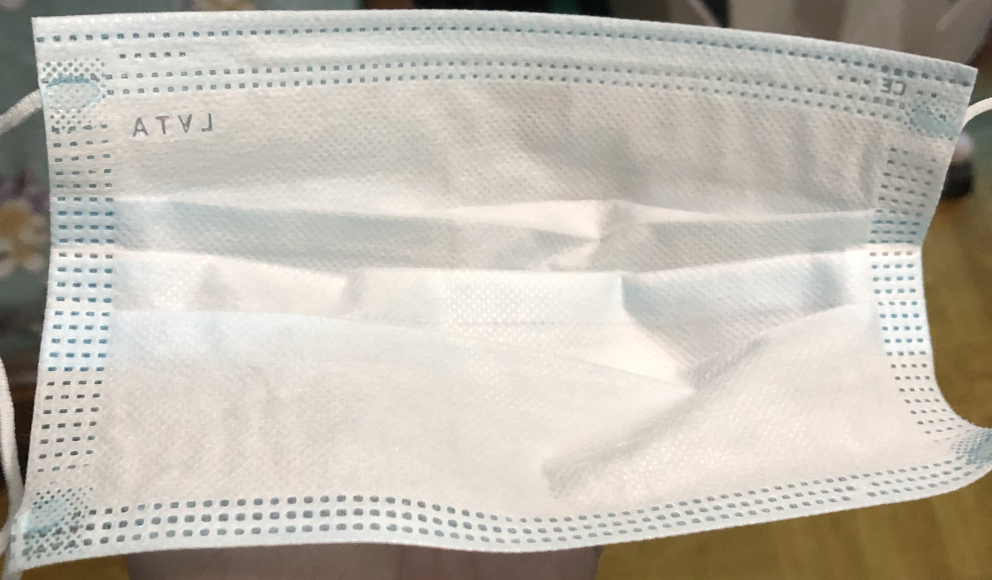
#> input picture app/data/facemask/load/clyde_IMG_2668.jpg, 2976 x 1740 px, found by its file name (shown at 1/3 size); its folder holds 4 pictures in this run
$ python AutoSizeCompression.py   (older library calls are emulated)
#> lines starting #> are read from the running program, lines starting #| are printed output that depends on the picture; long printed decimals are rounded
import os
from math import sqrt
from PIL import Image
import random
from shutil import copyfile

targetdir = "app/data/facemask/load" # directory containing the images
outputdir = "app/data/facemask/temp" # output directory (must not be same with target)

targets = os.listdir(targetdir)
for i in targets:
    if not i.endswith(".jpg") or os.path.isdir(targetdir + "/" + i):
        targets.remove(i)

if not os.path.exists(outputdir):
    os.makedirs(outputdir)

compressiontarget = 1024 # maximum length of either height or width of the image
totaltargetcount = len(targets)

def getcountstring(count: int):
    global totaltargetcount
    internal = str(count)
    while len(internal) < len(str(totaltargetcount)):
        buf = internal
        del internal
        internal = "0" + buf
        del buf
    return str("0" + internal)

count = 1

while len(targets) > 0:
    i = random.randint(0, len(targets) - 1)
    capture = Image.open(targetdir + "/" + targets[i])
#> capture is the input picture: PIL image 2976x1740 RGB; mean R, G, B 193.3, 187.7, 177.3
    height, width = capture.size
#> height = 2976; width = 1740
    ratio = min(height, width) / max(height, width)
#> ratio = 0.585
    newh = compressiontarget if height > width else compressiontarget * ratio
#> newh = 1024
    neww = compressiontarget if width > height else compressiontarget * ratio
#> neww = 598.7
    var = getcountstring(count)
    capture = capture.resize((newh, neww), Image.ANTIALIAS)
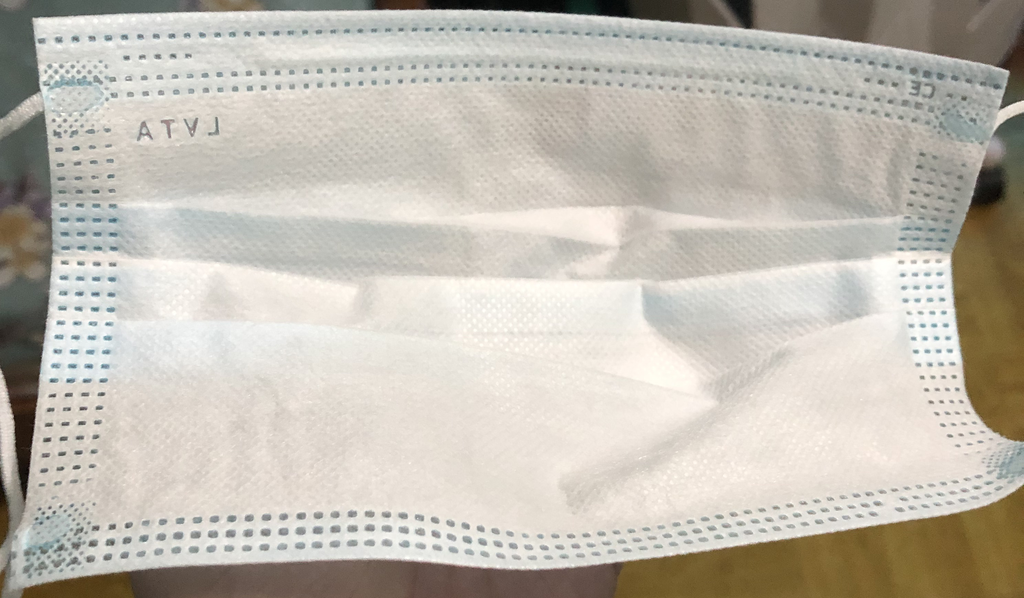
#> capture: PIL image 1024x598 RGB; mean R, G, B 193.3, 187.7, 177.3
    capture.save("{0}/lazulicross_{1}.jpg".format(outputdir, var), "JPEG")
    print("{0}: Original: {1}:{2} ({3} {4:.2f}) | Output: {5}:{6} ({7} {8:.2f}) | Verity: {9}".format(var,
                                                                                                      height, width, height * width, height / width,
                                                                                                      newh, neww, newh * neww, newh / neww,
                                                                                                      (round(height / width, 2) == round(newh / neww, 2))))
#| 01: Original: 2976:1740 (5178240 1.71) | Output: 1024:598.710 (613078.710 1.71) | Verity: True
    count += 1
    targets.pop(i)
#> pass 2 of the loop `while len(targets) > 0:`:
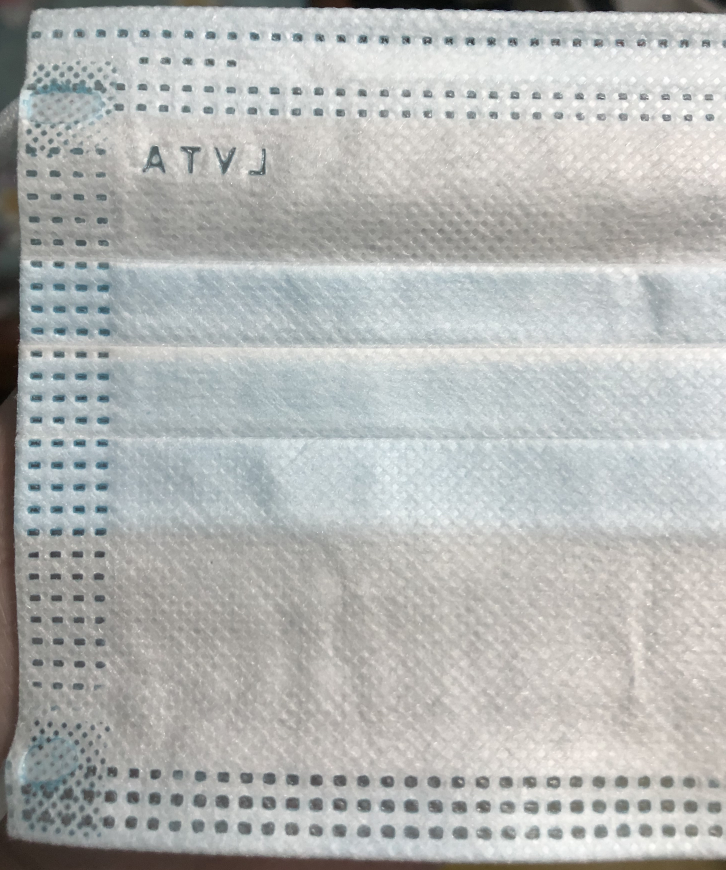
#> input picture app/data/facemask/load/clyde_IMG_2663.jpg, 2904 x 3480 px, found by its file name (shown at 1/4 size)
#> capture is the input picture: PIL image 2904x3480 RGB; mean R, G, B 180.8, 182.8, 181
#> `capture = capture.resize((newh, neww), Image.ANTIALIAS)`:
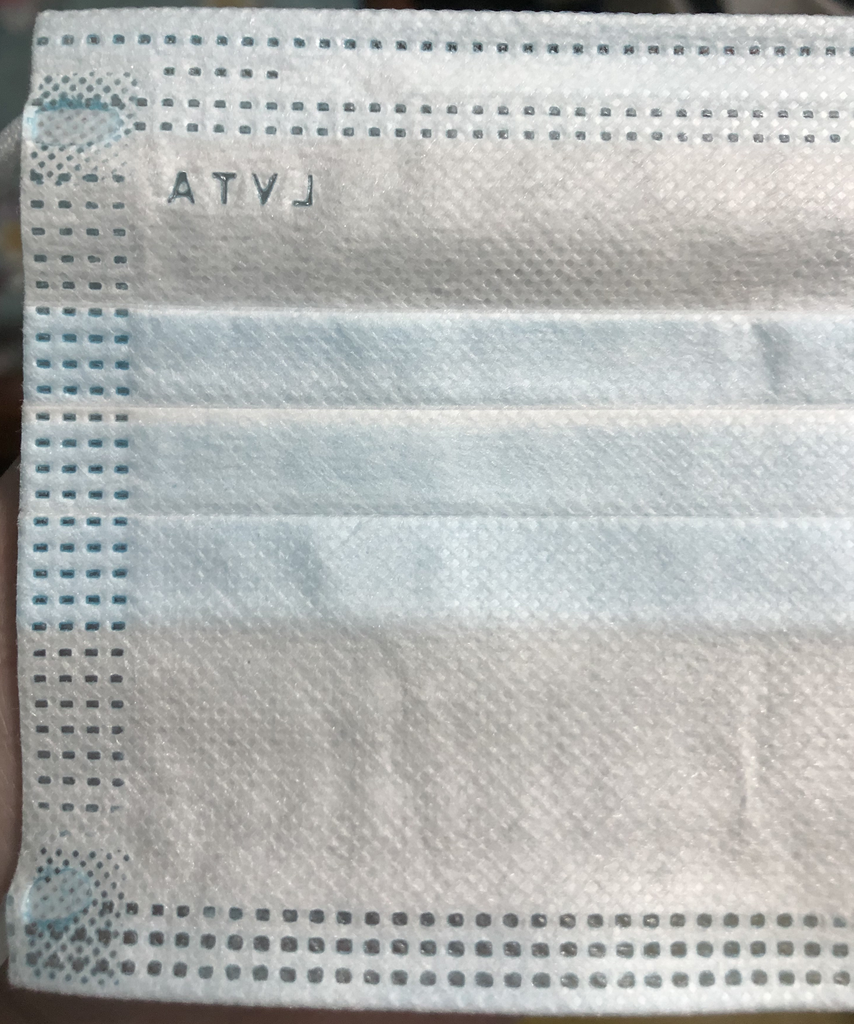
#> capture: PIL image 854x1024 RGB; mean R, G, B 180.8, 182.8, 181
#| 02: Original: 2904:3480 (10105920 0.83) | Output: 854.510:1024 (875018.593 0.83) | Verity: True
#> pass 3 of the loop `while len(targets) > 0:`:
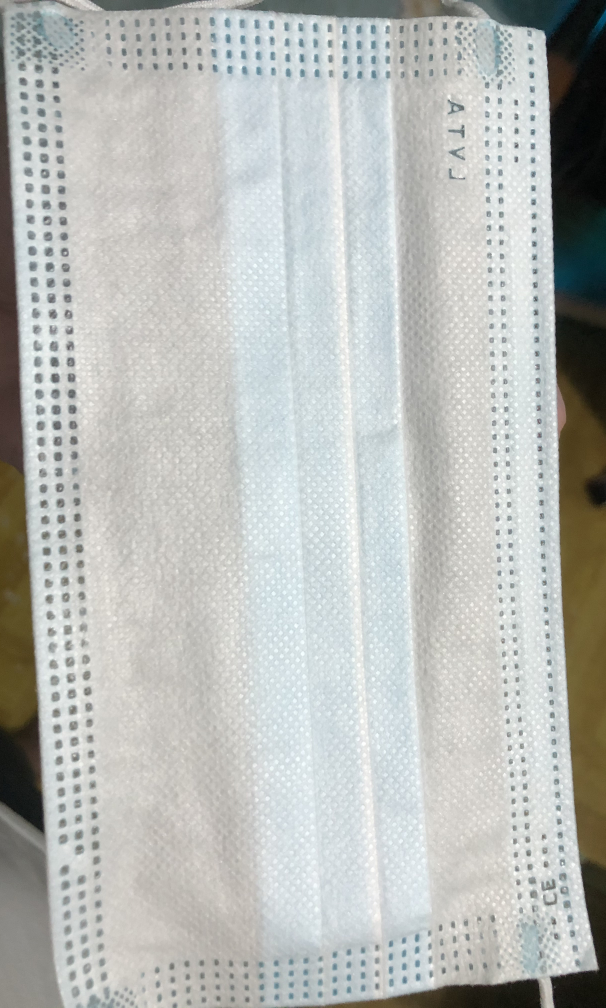
#> input picture app/data/facemask/load/clyde_IMG_2662.jpg, 2424 x 4032 px, found by its file name (shown at 1/4 size)
#> capture is the input picture: PIL image 2424x4032 RGB; mean R, G, B 184.6, 187.1, 183.8
#> `capture = capture.resize((newh, neww), Image.ANTIALIAS)`:
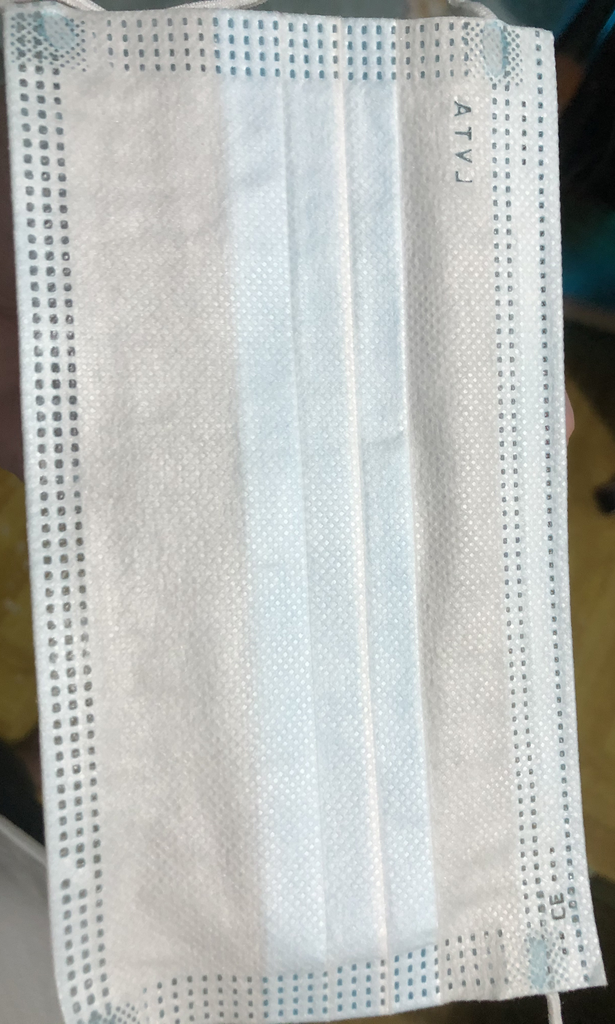
#> capture: PIL image 615x1024 RGB; mean R, G, B 184.6, 187.1, 183.8
#| 03: Original: 2424:4032 (9773568 0.60) | Output: 615.619:1024 (630393.905 0.60) | Verity: True
#> the loop made 4 passes; the first 3 are shown
print("done")
